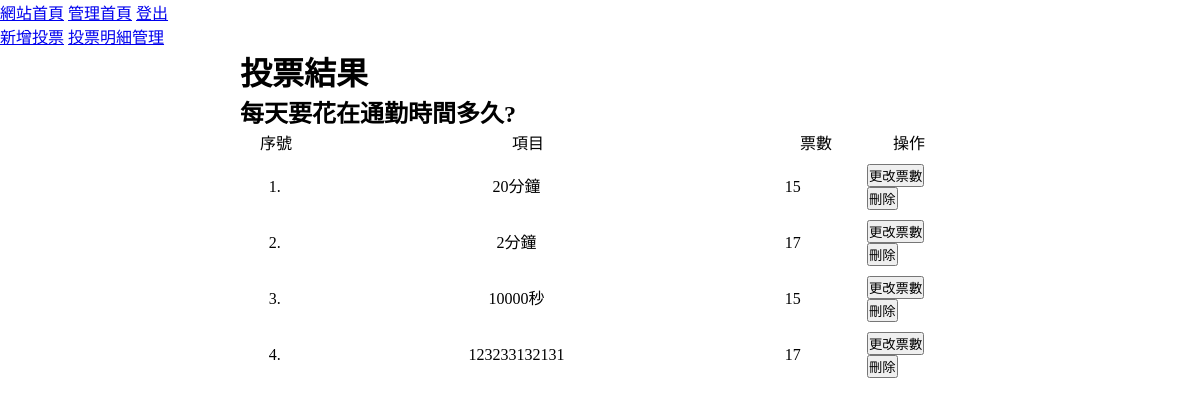
Screenshot of /backend.php?do=result&id=2 (signed in) with the database file from the repository.
### tables this page shows
CREATE TABLE `topics` (
  `id` int(10) UNSIGNED NOT NULL,
  `subject` text NOT NULL,
  `type` int(1) UNSIGNED NOT NULL,
  `login` tinyint(1) NOT NULL,
  `open_time` datetime NOT NULL,
  `close_time` datetime NOT NULL,
  `created_time` timestamp NOT NULL DEFAULT current_timestamp(),
  `updated_time` timestamp NOT NULL DEFAULT current_timestamp() ON UPDATE current_timestamp()
);

CREATE TABLE `options` (
  `id` int(10) UNSIGNED NOT NULL,
  `description` text NOT NULL,
  `subject_id` int(10) UNSIGNED NOT NULL,
  `total` int(10) UNSIGNED NOT NULL DEFAULT 0,
  `created_time` timestamp NOT NULL DEFAULT current_timestamp(),
  `updated_time` timestamp NOT NULL DEFAULT current_timestamp() ON UPDATE current_timestamp()
);

### back/result.php (the view)
<?php
$id = $_GET['id'];
$options = $pdo->query("select * from `options` where `subject_id`=$id")->fetchAll(PDO::FETCH_ASSOC);
$subject = $pdo->query("select * from `topics` where `id`=$id")->fetch(PDO::FETCH_ASSOC);
?>
<h1>投票結果</h1>
<h2><?= $subject['subject'] ?></h2>
<ul class="vote-result">
    <li class="vote-option-title">
        <div class="vote-item">序號</div>
        <div class="vote-item">項目</div>
        <div class="vote-item">票數</div>
        <div class="vote-item">操作</div>
    </li>
    <?php
    foreach ($options as $idx => $option) {
    ?>
        <li class="vote-option">
            <div class="vote-item"><?=$idx+1?>. </div>
            <div class="vote-item"><?=$option['description']?></div>
            <div class="vote-item"><?=$option['total']?></div>
            <div class="vote-item">
                <button>更改票數</button>
                <button onclick="location.href='./api/del_option.php?id=<?=$option['id']?>'">刪除</button>
            </div>
        </li>
    <?php
    }
    ?>
</ul>

### css/style.css (style rules this page uses)
* { box-sizing: border-box; margin: 0; padding: 0; }
.topic-list, .vote-result, .vote-list { list-style-type: none; }
.list-row, .vote-option, .vote-option-title, .vote-subject, .vote-subject-title { display: flex; width: 100%; }
.vote-option { align-items: center; }
.vote-item { padding: 5px; line-height: 20px; }
.vote-item:nth-child(1) { width: 10%; text-align: center; }
.vote-item:nth-child(2) { width: 60%; text-align: center; }
.vote-item:nth-child(3) { width: 20%; text-align: center; }
.vote-option-title .vote-item { text-align: center; }

### rows the page displays
topics: subject "每天要花在通勤時間多久?"
options: description "20分鐘", total "15"
options: description "2分鐘", total "17"
options: description "10000秒", total "15"
options: description "123233132131", total "17"
